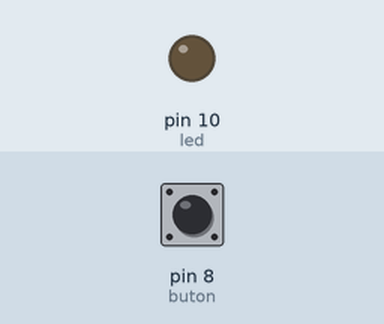
A sketch run on a simulated Arduino Uno, built with avr-gcc and run on an emulated ATmega328P. On the bench: output pins drawn as LEDs (lit = HIGH). The test bench sets the inputs (shaded band); at power-on: pin 8 (buton) LOW.

Above: at 1.2 s.
1.3 s: pin 8 (buton) pulled HIGH for 0.15 s
At 1.37 s:
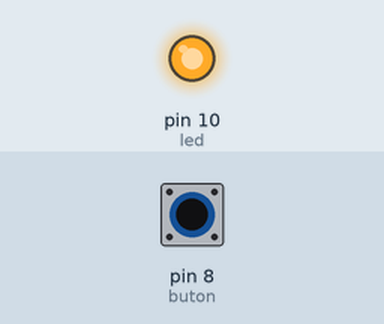
2.9 s: pin 8 (buton) pulled HIGH for 3.2 s
At 6.7 s:
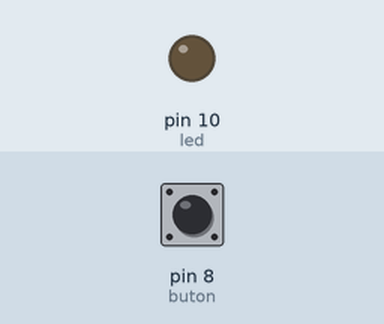
Timing chart, 0 to 8.2 s (numbered marks = the images above; inputs shaded):
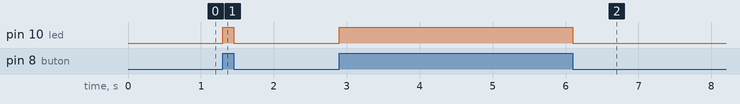

Measured:
- after the input at 1.3 s, pin 10 (led): LOW → HIGH at once, → LOW 0.15 s later
- after the input at 2.9 s, pin 10 (led): LOW → HIGH at once, → LOW 3.2 s later

The sketch:

deney2.ino
```cpp
#define led 10
#define buton 8

int buton_durumu =0;

void setup()
{
  pinMode(led, OUTPUT);
  pinMode(buton, INPUT);
}

void loop()
{
  buton_durumu = digitalRead(buton);

  if(buton_durumu == 1){
    digitalWrite(led, HIGH);
  }
  else{
  digitalWrite(led, LOW);
  }
}
```
